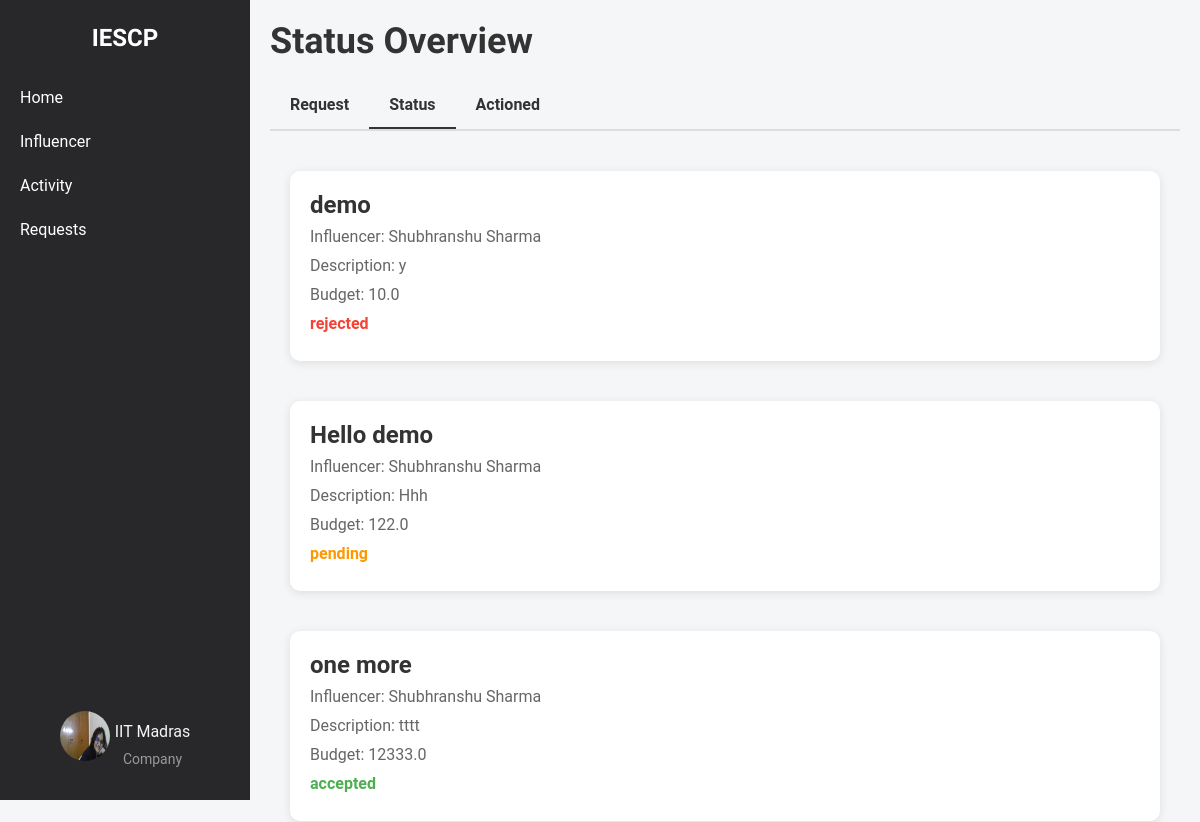
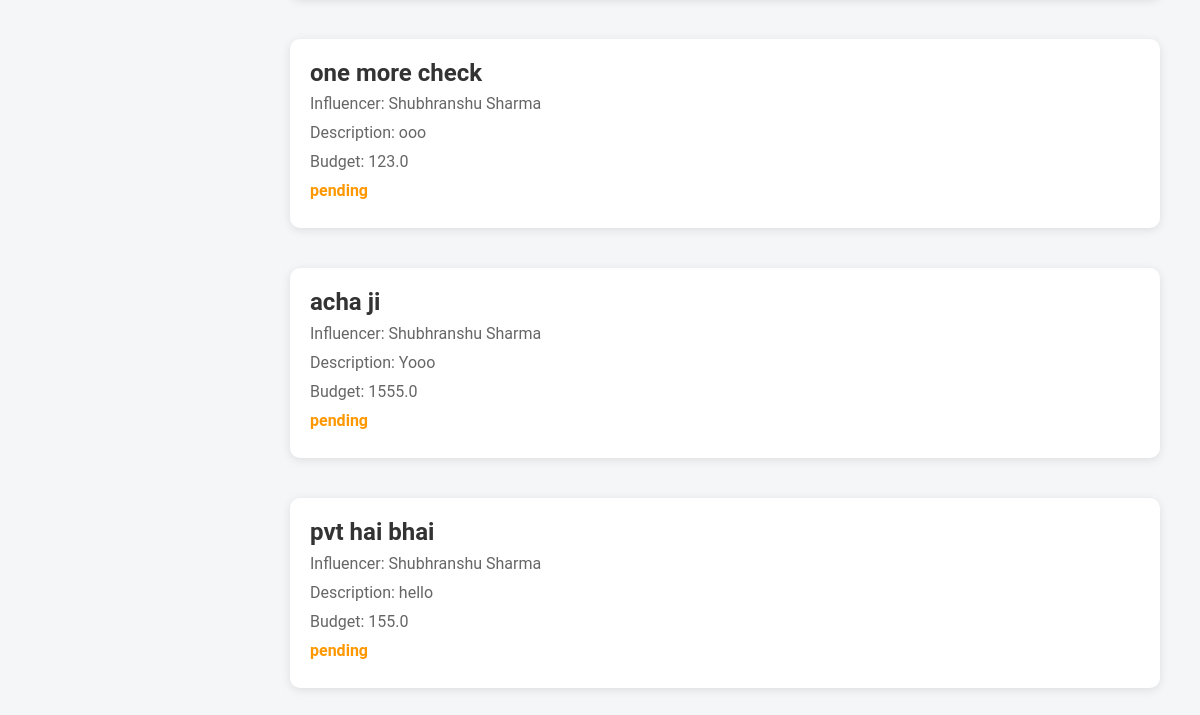
Before: /company/request_status (signed in) with the older database file (2 pictures, top to bottom).
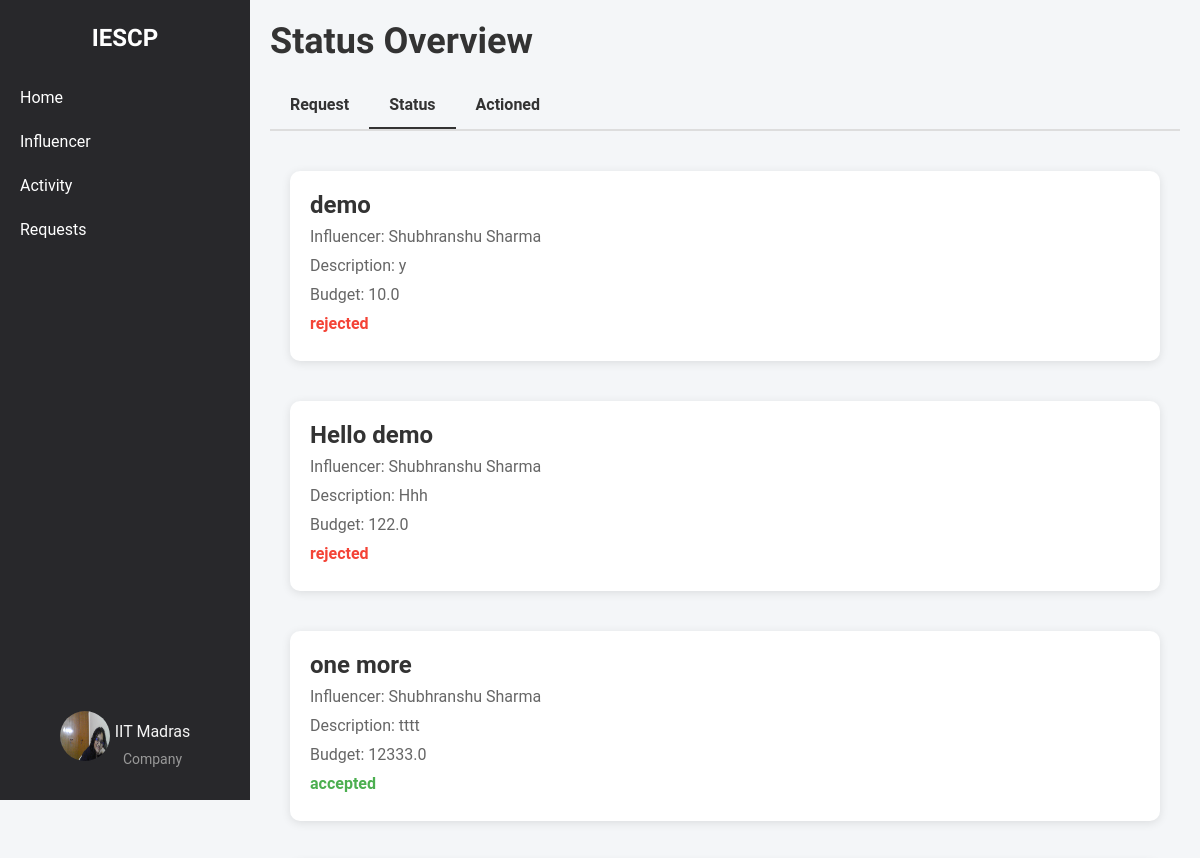
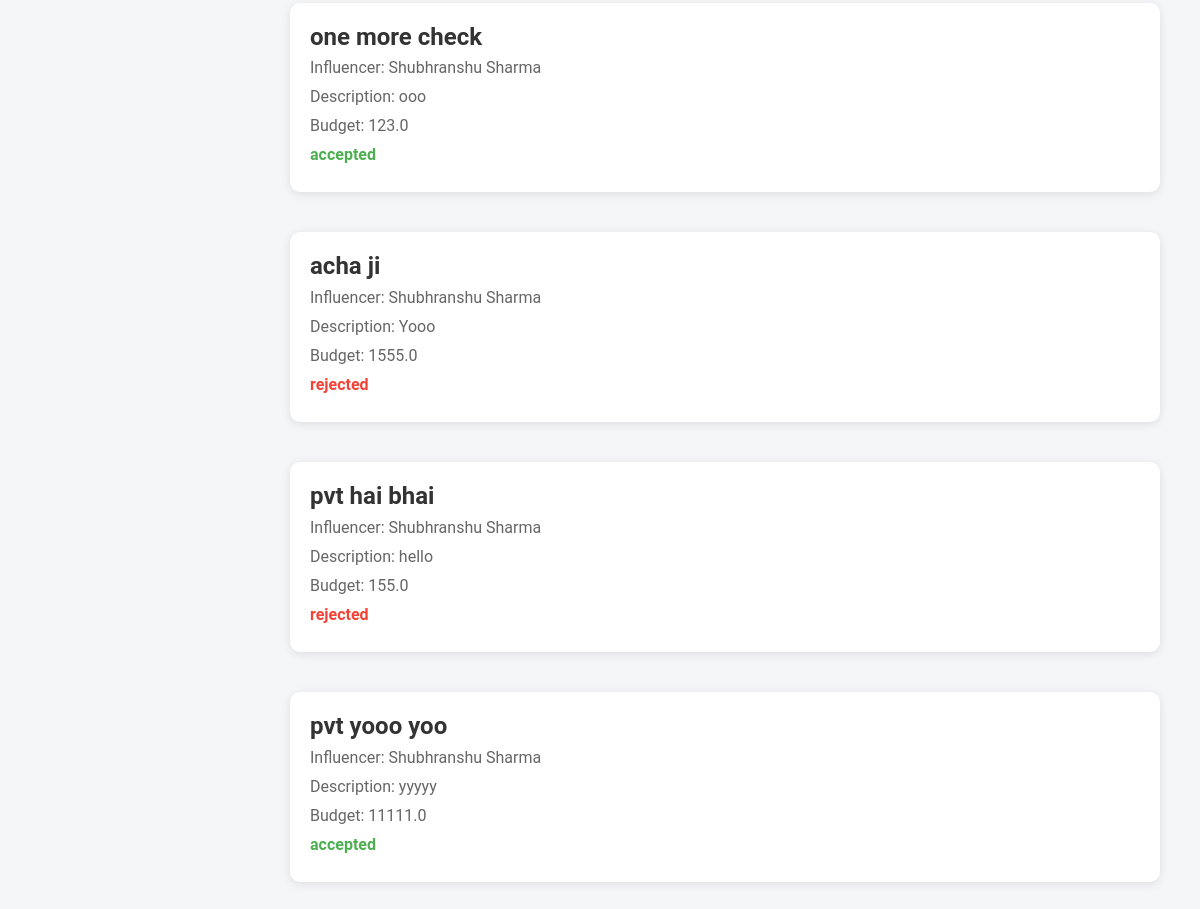
After: the same page with the newer database file (2 pictures, top to bottom).
### models.py (models this page shows, shortened)
class Company(db.Model):
    __tablename__ = 'company'
    id = db.Column(db.Integer, primary_key=True)
    company_name = db.Column(db.String(100), nullable=False)
    username = db.Column(db.String(50), unique=True, nullable=False)
    email = db.Column(db.String(120), unique=True, nullable=False)
    password_hash = db.Column(db.String(128), nullable=False)
    phone_number = db.Column(db.String(20), nullable=False)
    address = db.Column(db.String(200), nullable=False)
    industry = db.Column(db.String(100), nullable=False)
    other_industry = db.Column(db.String(100), nullable=True)
    website = db.Column(db.String(200), nullable=False)
    description = db.Column(db.Text, nullable=False)
    social_media_link = db.Column(db.String(200), nullable=False)
    logo = db.Column(db.String(200), nullable=False)
    campaigns = db.relationship('Campaign', backref='company', lazy=True)

class AdRequest(db.Model):
    __tablename__ = 'ad_requests'  # Add the table name to ensure it's set
    id = db.Column(db.Integer, primary_key=True)
    influencer_id = db.Column(db.Integer, db.ForeignKey('influencers.id'), nullable=False)
    campaign_id = db.Column(db.Integer, db.ForeignKey('campaign.id'), nullable=False)
    company_id = db.Column(db.Integer, db.ForeignKey('company.id'), nullable=False)
    requested_at = db.Column(db.DateTime, default=datetime.utcnow)
    status = db.Column(db.String(50), nullable=False)
    influencer = db.relationship('Influencer', backref='ad_requests')
    campaign = db.relationship('Campaign', backref='ad_requests')
    company = db.relationship('Company', backref='ad_requests')

class Campaign(db.Model):
    __tablename__ = 'campaign'
    id = db.Column(db.Integer, primary_key=True)
    title = db.Column(db.String(200), nullable=False)
    description = db.Column(db.Text, nullable=False)
    budget = db.Column(db.Float, nullable=False)
    start_date = db.Column(db.Date, nullable=False)
    end_date = db.Column(db.Date, nullable=False)
    company_id = db.Column(db.Integer, db.ForeignKey('company.id'), nullable=False)
    admin_id = db.Column(db.Integer, db.ForeignKey('admin.id'), nullable=False, default=1)
    status = db.Column(db.String(50), nullable=False, default='pending')
    category = db.Column(db.String(255), nullable=False)
    created_at = db.Column(db.DateTime, nullable=False, default=datetime.utcnow)
    visibility = db.Column(db.String(50), nullable=False, default='public')
    influencers = db.relationship('Influencer', secondary=influencer_campaign_association, back_populates='campaigns')
    is_flag = db.Column(db.Boolean, nullable=False, default=False)

class Influencer(db.Model):
    __tablename__ = 'influencers'
    id = db.Column(db.Integer, primary_key=True)
    name = db.Column(db.String(255), nullable=False)
    username = db.Column(db.String(255), unique=True, nullable=False)
    email = db.Column(db.String(255), unique=True, nullable=False)
    password_hash = db.Column(db.String(255), nullable=False)
    category = db.Column(db.String(255), nullable=False)
    interest = db.Column(db.String(255), nullable=False)
    reach = db.Column(db.Integer, nullable=False)
    social_media_links = db.Column(db.String(255), nullable=False)
    bio = db.Column(db.String(255), nullable=False)
    profile_picture = db.Column(db.String(255), nullable=False)
    campaigns = db.relationship('Campaign', secondary=influencer_campaign_association, back_populates='influencers')

### company_routes.py (the view)
@app.route('/company/request_status')
@company_auth_required
def company_request_status():
    user = Company.query.get(session['company_id'])
    interests = AdRequest.query.filter_by(company_id=user.id).all()
    return render_template('company_request_status.html', user=user, interests=interests)

### company_routes.py (called while the page is built)
def company_auth_required(func):
    @wraps(func)
    def func3(*args, **kwargs):
        if 'company_id' in session:
            return func(*args, **kwargs)
        else:
            flash("Please login first")
            return redirect(url_for('company_login'))
    return func3

### templates/company_request_status.html (shortened to what this page needs)
{% extends 'layout.html' %}
{% block content%}
<div class="container-box">
    <div class="sidebar">
        <div class="logo">IESCP</div>
        <ul>
            <li><a href="{{url_for('company_home')}}">Home</a></li>
            <li><a href="{{url_for('influencer_search')}}">Influencer</a></li>
            <li><a href="{{url_for('company_activity')}}">Activity</a></li>
            <li><a href="{{url_for('company_requests')}}">Requests</a></li>
        </ul>
        <div class="profile">
            <a href="{{ url_for('company_dashboard') }}">
                <img src="{{ url_for('static', filename='profile_upload/company/' + user.username + '/' + user.logo) }}" alt="Profile Picture">
                <div class="profile-name-category">
                    <span class="company_name">{{ user.company_name }}</span>
                    <span class="category">Company</span>
                </div>
            </a>
        </div>
    </div>
    <div class="main-content">
        <h1>Status Overview</h1>
        <div class="tabs">
            <a href="{{url_for('company_requests')}}" class="tab">Request</a>
            <a href="{{url_for('company_request_status')}}" class="tab active">Status</a>
            <a href="{{url_for('company_actioned')}}" class="tab">Actioned</a>
        </div>
        <div class="status-list">
            {% for interest in interests %}
            <div class="status-item">
                <h3>{{ interest.campaign.title }}</h3>
                <p>Influencer: {{interest.influencer.name}}</p>
                <p>Description: {{ interest.campaign.description }}</p>
                <p>Budget: {{ interest.campaign.budget }}</p>
                <p class="status {{ interest.status}}">{{ interest.status }}</p>
            </div>
            {% endfor %}
        </div>
    </div>
</div>
{% endblock %}

### templates/layout.html (shortened to what this page needs)
<!DOCTYPE html>
<html lang="en">
<head>
    <link rel="stylesheet" href="https://cdn.jsdelivr.net/npm/bootstrap@5.3.3/dist/css/bootstrap.min.css">
</head>
<body>
    {% block content %}
    {% endblock %}
</body>
</html>

### templates/company_request_status.html (style rules this page uses)
body { font-family: 'Roboto', Arial, sans-serif; margin: 0; padding: 0; background-color: #f4f6f8; }
.container-box { display: flex; width: 100%; }
a { text-decoration: none; color: whitesmoke; }
.sidebar { width: 250px; background-color: #28282B; color: white; display: flex; flex-direction: column; align-items: center; padding-top: 20px; position: fixed; top: 0; left: 0; height: 100vh; overflow: auto; }
.sidebar .logo { font-size: 24px; font-weight: bold; margin-bottom: 20px; font-family: 'Lexend Deca', sans-serif; font-weight: 600; }
.sidebar ul { list-style-type: none; padding: 0; width: 100%; }
.sidebar ul li { width: 100%; }
.sidebar ul li a { display: block; padding: 10px 20px; color: white; text-decoration: none; }
.sidebar .profile { margin-top: auto; text-align: center; padding: 10px; }
.profile .category { font-size: 14px; color: #999; margin-top: 5px; }
.sidebar .profile img { width: 50px; height: 50px; border-radius: 50%; margin-bottom: 5px; }
.profile { display: flex; flex-direction: column; align-items: center; text-align: center; padding: 10px; margin-bottom: 20px; }
.profile a { display: flex; align-items: center; text-align: center; justify-content: center; gap: 5px; }
.profile-name-category { display: flex; flex-direction: column; align-items: center; text-align: center; justify-content: center; padding-top: 13px; }
.main-content { flex: 1; padding: 20px; margin-left: 250px; overflow-y: auto; }
.main-content h1 { font-size: 36px; font-weight: bold; font-family: 'Lexend Deca', sans-serif; color: #333; margin-bottom: 20px; }
.tabs { display: flex; border-bottom: 2px solid #ddd; margin-bottom: 20px; }
.tab { padding: 10px 20px; cursor: pointer; font-weight: bold; color: #333; border: none; background-color: transparent; }
.tab.active { border-bottom: 2px solid #333; }
.status-list { display: flex; flex-direction: column; align-items: center; justify-content: center; }
.status-item { background-color: white; padding: 20px; border-radius: 10px; box-shadow: 0 2px 10px rgba(0, 0, 0, 0.1); margin: 20px 0; width: calc(100% - 40px); max-width: 1000px; }
.status-item h3 { margin: 0; font-size: 24px; font-weight: bold; color: #333; }
.status-item p { margin: 5px 0; color: #666; }
.status-item .status { font-weight: bold; font-size: 16px; }
.status-item .status.accepted { color: #4caf50; }
.status-item .status.rejected { color: #f44336; }

Changed rows visible on the page:
changed AdRequest "Hello demo": status "pending" → "rejected"
changed AdRequest "one more check": status "pending" → "accepted"
changed AdRequest "acha ji": status "pending" → "rejected"
changed AdRequest "pvt hai bhai": status "pending" → "rejected"
added AdRequest: campaign "pvt yooo yoo", influencer.name "Shubhranshu Sharma", campaign.description "yyyyy", campaign.budget "11111.0", status "accepted"
